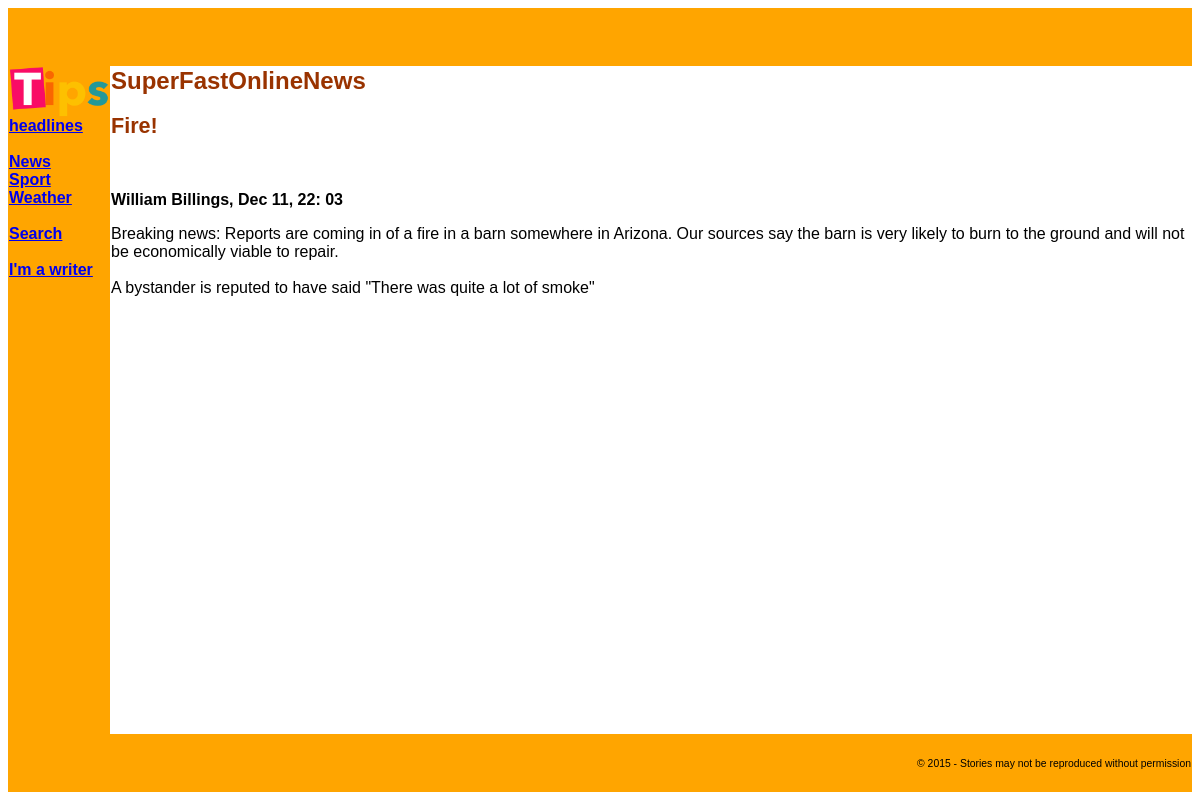
The app's page /tippage.php?story=2 with its own data.
### tables this page shows
create table stories(
	id int not null primary key auto_increment,
	writer varchar(16) not null,
	page varchar(16) not null,
	headline text,
	story_text text, 
    picture text,
	created int,
	modified int,
	published int
	);

create table writers(
	username varchar(16) not null primary key,
	password char(50) not null,
	full_name text
	);

### db_fns.php (called while the page is built, shortened)
<?php
function get_writer_record($username){
	$handle = db_connect();
	$query = "select * from writers where username = '$username'";
	$result = mysqli_query($handle,$query);
	return mysqli_fetch_assoc($result);
}
?>

### tippage.php (the view, shortened to what this page needs)
<?php
	$story = null;
	if(isset($_REQUEST['story']) && $_REQUEST['story']!="")
	{
 		$story=intval($_REQUEST['story']);
	}
	include_once('db_fns.php');
	include_once('header.php');
	$handle = db_connect();
	if ($story&& $story!=null) {
		$query = "select * from stories where id = '$story' and
			published is not null";
	}
	$result = mysqli_query($handle,$query);
	$story = mysqli_fetch_assoc($result);
		echo "<h2>{$story['headline']}</h2>";
		$w = get_writer_record($story['writer']);
		echo '<br /><p class="byline">';
		echo $w['full_name'],', ';
		echo date('M d, H: i', $story['modified']);
		echo '</p>';
                echo $story['story_text'];
	include_once('footer.php');
?>

### header.php (style rules this page uses)
body { text-align: left; font: 80% arial, verdana, sans-serif }
h1,h2,h3 { color: #993300 }
h2 { font-size: 135% }
.byline { text-align: left; font: 100% arial, verdana, sans-serif; font-weight: bold; }

### records on screen
stories: headline "Fire!", modified "Dec 11, 22: 03", story_text "Breaking news: Reports are coming in of a fire in a barn somewhere in Arizona. Our sources say the barn is very likely to burn to the ground and will not be economically viable to repair. A bystander is reputed to have said \"There was quite a lot of smoke\""
writers: full_name "William Billings"
